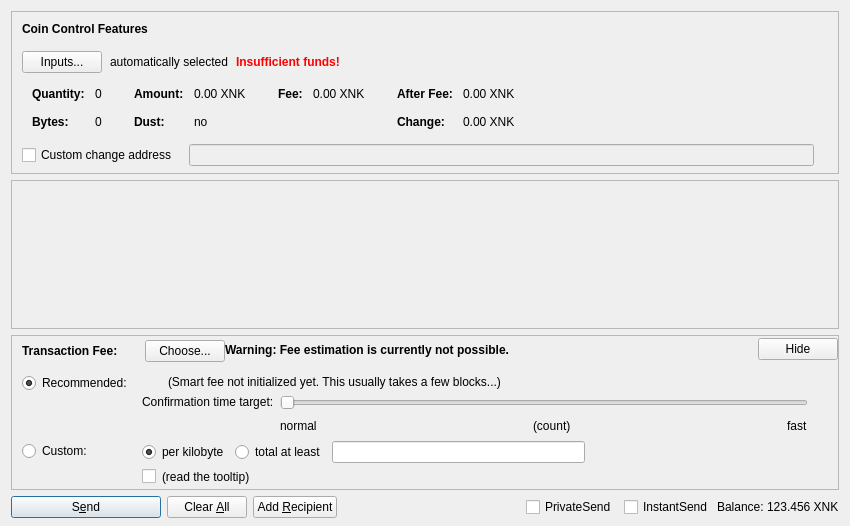
<?xml version="1.0" encoding="UTF-8"?>
<ui version="4.0">
 <class>SendCoinsDialog</class>
 <widget class="QDialog" name="SendCoinsDialog">
  <property name="geometry">
   <rect>
    <x>0</x>
    <y>0</y>
    <width>850</width>
    <height>526</height>
   </rect>
  </property>
  <property name="windowTitle">
   <string>Send Coins</string>
  </property>
  <layout class="QVBoxLayout" name="verticalLayout" stretch="0,1,0,0">
   <property name="bottomMargin">
    <number>8</number>
   </property>
   <item>
    <widget class="QFrame" name="frameCoinControl">
     <property name="sizePolicy">
      <sizepolicy hsizetype="Expanding" vsizetype="Expanding">
       <horstretch>0</horstretch>
       <verstretch>0</verstretch>
      </sizepolicy>
     </property>
     <property name="maximumSize">
      <size>
       <width>16777215</width>
       <height>16777215</height>
      </size>
     </property>
     <property name="frameShape">
      <enum>QFrame::StyledPanel</enum>
     </property>
     <property name="frameShadow">
      <enum>QFrame::Sunken</enum>
     </property>
     <layout class="QVBoxLayout" name="verticalLayoutCoinControl2">
      <property name="spacing">
       <number>0</number>
      </property>
      <property name="leftMargin">
       <number>0</number>
      </property>
      <property name="topMargin">
       <number>0</number>
      </property>
      <property name="rightMargin">
       <number>0</number>
      </property>
      <property name="bottomMargin">
       <number>6</number>
      </property>
      <item>
       <layout class="QVBoxLayout" name="verticalLayoutCoinControl" stretch="0,0,0,0,1">
        <property name="spacing">
         <number>0</number>
        </property>
        <property name="leftMargin">
         <number>10</number>
        </property>
        <property name="topMargin">
         <number>10</number>
        </property>
        <item>
         <layout class="QHBoxLayout" name="horizontalLayoutCoinControl1">
          <property name="bottomMargin">
           <number>15</number>
          </property>
          <item>
           <widget class="QLabel" name="labelCoinControlFeatures">
            <property name="sizePolicy">
             <sizepolicy hsizetype="Preferred" vsizetype="Maximum">
              <horstretch>0</horstretch>
              <verstretch>0</verstretch>
             </sizepolicy>
            </property>
            <property name="font">
             <font>
              <weight>75</weight>
              <bold>true</bold>
             </font>
            </property>
            <property name="styleSheet">
             <string notr="true">font-weight:bold;</string>
            </property>
            <property name="text">
             <string>Coin Control Features</string>
            </property>
           </widget>
          </item>
         </layout>
        </item>
        <item>
         <layout class="QHBoxLayout" name="horizontalLayoutCoinControl2" stretch="0,0,0,0">
          <property name="spacing">
           <number>8</number>
          </property>
          <property name="bottomMargin">
           <number>10</number>
          </property>
          <item>
           <widget class="QPushButton" name="pushButtonCoinControl">
            <property name="styleSheet">
             <string notr="true"/>
            </property>
            <property name="text">
             <string>Inputs...</string>
            </property>
            <property name="autoDefault">
             <bool>false</bool>
            </property>
           </widget>
          </item>
          <item>
           <widget class="QLabel" name="labelCoinControlAutomaticallySelected">
            <property name="text">
             <string>automatically selected</string>
            </property>
            <property name="margin">
             <number>5</number>
            </property>
           </widget>
          </item>
          <item>
           <widget class="QLabel" name="labelCoinControlInsuffFunds">
            <property name="font">
             <font>
              <weight>75</weight>
              <bold>true</bold>
             </font>
            </property>
            <property name="styleSheet">
             <string notr="true">color:red;font-weight:bold;</string>
            </property>
            <property name="text">
             <string>Insufficient funds!</string>
            </property>
            <property name="margin">
             <number>5</number>
            </property>
           </widget>
          </item>
          <item>
           <spacer name="horizontalSpacerCoinControl">
            <property name="orientation">
             <enum>Qt::Horizontal</enum>
            </property>
            <property name="sizeHint" stdset="0">
             <size>
              <width>40</width>
              <height>1</height>
             </size>
            </property>
           </spacer>
          </item>
         </layout>
        </item>
        <item>
         <widget class="QWidget" name="widgetCoinControl" native="true">
          <property name="sizePolicy">
           <sizepolicy hsizetype="Preferred" vsizetype="Preferred">
            <horstretch>0</horstretch>
            <verstretch>0</verstretch>
           </sizepolicy>
          </property>
          <property name="minimumSize">
           <size>
            <width>0</width>
            <height>0</height>
           </size>
          </property>
          <property name="styleSheet">
           <string notr="true"/>
          </property>
          <layout class="QHBoxLayout" name="horizontalLayoutCoinControl5">
           <property name="leftMargin">
            <number>0</number>
           </property>
           <property name="topMargin">
            <number>0</number>
           </property>
           <property name="rightMargin">
            <number>0</number>
           </property>
           <property name="bottomMargin">
            <number>0</number>
           </property>
           <item>
            <layout class="QHBoxLayout" name="horizontalLayoutCoinControl3" stretch="0,0,0,1">
             <property name="spacing">
              <number>20</number>
             </property>
             <property name="topMargin">
              <number>0</number>
             </property>
             <property name="bottomMargin">
              <number>10</number>
             </property>
             <item>
              <layout class="QFormLayout" name="formLayoutCoinControl1">
               <property name="horizontalSpacing">
                <number>10</number>
               </property>
               <property name="verticalSpacing">
                <number>14</number>
               </property>
               <property name="leftMargin">
                <number>10</number>
               </property>
               <property name="topMargin">
                <number>4</number>
               </property>
               <property name="rightMargin">
                <number>6</number>
               </property>
               <item row="0" column="0">
                <widget class="QLabel" name="labelCoinControlQuantityText">
                 <property name="font">
                  <font>
                   <weight>75</weight>
                   <bold>true</bold>
                  </font>
                 </property>
                 <property name="text">
                  <string>Quantity:</string>
                 </property>
                 <property name="margin">
                  <number>0</number>
                 </property>
                </widget>
               </item>
               <item row="0" column="1">
                <widget class="QLabel" name="labelCoinControlQuantity">
                 <property name="cursor">
                  <cursorShape>IBeamCursor</cursorShape>
                 </property>
                 <property name="contextMenuPolicy">
                  <enum>Qt::ActionsContextMenu</enum>
                 </property>
                 <property name="text">
                  <string notr="true">0</string>
                 </property>
                 <property name="margin">
                  <number>0</number>
                 </property>
                 <property name="textInteractionFlags">
                  <set>Qt::LinksAccessibleByMouse|Qt::TextSelectableByKeyboard|Qt::TextSelectableByMouse</set>
                 </property>
                </widget>
               </item>
               <item row="1" column="0">
                <widget class="QLabel" name="labelCoinControlBytesText">
                 <property name="font">
                  <font>
                   <weight>75</weight>
                   <bold>true</bold>
                  </font>
                 </property>
                 <property name="text">
                  <string>Bytes:</string>
                 </property>
                </widget>
               </item>
               <item row="1" column="1">
                <widget class="QLabel" name="labelCoinControlBytes">
                 <property name="cursor">
                  <cursorShape>IBeamCursor</cursorShape>
                 </property>
                 <property name="contextMenuPolicy">
                  <enum>Qt::ActionsContextMenu</enum>
                 </property>
                 <property name="text">
                  <string notr="true">0</string>
                 </property>
                 <property name="textInteractionFlags">
                  <set>Qt::LinksAccessibleByMouse|Qt::TextSelectableByKeyboard|Qt::TextSelectableByMouse</set>
                 </property>
                </widget>
               </item>
              </layout>
             </item>
             <item>
              <layout class="QFormLayout" name="formLayoutCoinControl2">
               <property name="horizontalSpacing">
                <number>10</number>
               </property>
               <property name="verticalSpacing">
                <number>14</number>
               </property>
               <property name="leftMargin">
                <number>6</number>
               </property>
               <property name="topMargin">
                <number>4</number>
               </property>
               <property name="rightMargin">
                <number>6</number>
               </property>
               <item row="0" column="0">
                <widget class="QLabel" name="labelCoinControlAmountText">
                 <property name="font">
                  <font>
                   <weight>75</weight>
                   <bold>true</bold>
                  </font>
                 </property>
                 <property name="text">
                  <string>Amount:</string>
                 </property>
                 <property name="margin">
                  <number>0</number>
                 </property>
                </widget>
               </item>
               <item row="0" column="1">
                <widget class="QLabel" name="labelCoinControlAmount">
                 <property name="cursor">
                  <cursorShape>IBeamCursor</cursorShape>
                 </property>
                 <property name="contextMenuPolicy">
                  <enum>Qt::ActionsContextMenu</enum>
                 </property>
                 <property name="text">
                  <string notr="true">0.00 XNK</string>
                 </property>
                 <property name="textInteractionFlags">
                  <set>Qt::LinksAccessibleByMouse|Qt::TextSelectableByKeyboard|Qt::TextSelectableByMouse</set>
                 </property>
                </widget>
               </item>
               <item row="1" column="0">
                <widget class="QLabel" name="labelCoinControlLowOutputText">
                 <property name="font">
                  <font>
                   <weight>75</weight>
                   <bold>true</bold>
                  </font>
                 </property>
                 <property name="text">
                  <string>Dust:</string>
                 </property>
                </widget>
               </item>
               <item row="1" column="1">
                <widget class="QLabel" name="labelCoinControlLowOutput">
                 <property name="cursor">
                  <cursorShape>IBeamCursor</cursorShape>
                 </property>
                 <property name="contextMenuPolicy">
                  <enum>Qt::ActionsContextMenu</enum>
                 </property>
                 <property name="text">
                  <string notr="true">no</string>
                 </property>
                 <property name="textInteractionFlags">
                  <set>Qt::LinksAccessibleByMouse|Qt::TextSelectableByKeyboard|Qt::TextSelectableByMouse</set>
                 </property>
                </widget>
               </item>
              </layout>
             </item>
             <item>
              <layout class="QFormLayout" name="formLayoutCoinControl3">
               <property name="horizontalSpacing">
                <number>10</number>
               </property>
               <property name="verticalSpacing">
                <number>14</number>
               </property>
               <property name="leftMargin">
                <number>6</number>
               </property>
               <property name="topMargin">
                <number>4</number>
               </property>
               <property name="rightMargin">
                <number>6</number>
               </property>
               <item row="0" column="0">
                <widget class="QLabel" name="labelCoinControlFeeText">
                 <property name="font">
                  <font>
                   <weight>75</weight>
                   <bold>true</bold>
                  </font>
                 </property>
                 <property name="text">
                  <string>Fee:</string>
                 </property>
                 <property name="margin">
                  <number>0</number>
                 </property>
                </widget>
               </item>
               <item row="0" column="1">
                <widget class="QLabel" name="labelCoinControlFee">
                 <property name="cursor">
                  <cursorShape>IBeamCursor</cursorShape>
                 </property>
                 <property name="contextMenuPolicy">
                  <enum>Qt::ActionsContextMenu</enum>
                 </property>
                 <property name="text">
                  <string notr="true">0.00 XNK</string>
                 </property>
                 <property name="textInteractionFlags">
                  <set>Qt::LinksAccessibleByMouse|Qt::TextSelectableByKeyboard|Qt::TextSelectableByMouse</set>
                 </property>
                </widget>
               </item>
              </layout>
             </item>
             <item>
              <layout class="QFormLayout" name="formLayoutCoinControl4">
               <property name="horizontalSpacing">
                <number>10</number>
               </property>
               <property name="verticalSpacing">
                <number>14</number>
               </property>
               <property name="leftMargin">
                <number>6</number>
               </property>
               <property name="topMargin">
                <number>4</number>
               </property>
               <property name="rightMargin">
                <number>6</number>
               </property>
               <item row="0" column="0">
                <widget class="QLabel" name="labelCoinControlAfterFeeText">
                 <property name="font">
                  <font>
                   <weight>75</weight>
                   <bold>true</bold>
                  </font>
                 </property>
                 <property name="text">
                  <string>After Fee:</string>
                 </property>
                 <property name="margin">
                  <number>0</number>
                 </property>
                </widget>
               </item>
               <item row="0" column="1">
                <widget class="QLabel" name="labelCoinControlAfterFee">
                 <property name="cursor">
                  <cursorShape>IBeamCursor</cursorShape>
                 </property>
                 <property name="contextMenuPolicy">
                  <enum>Qt::ActionsContextMenu</enum>
                 </property>
                 <property name="text">
                  <string notr="true">0.00 XNK</string>
                 </property>
                 <property name="textInteractionFlags">
                  <set>Qt::LinksAccessibleByMouse|Qt::TextSelectableByKeyboard|Qt::TextSelectableByMouse</set>
                 </property>
                </widget>
               </item>
               <item row="1" column="0">
                <widget class="QLabel" name="labelCoinControlChangeText">
                 <property name="font">
                  <font>
                   <weight>75</weight>
                   <bold>true</bold>
                  </font>
                 </property>
                 <property name="text">
                  <string>Change:</string>
                 </property>
                </widget>
               </item>
               <item row="1" column="1">
                <widget class="QLabel" name="labelCoinControlChange">
                 <property name="cursor">
                  <cursorShape>IBeamCursor</cursorShape>
                 </property>
                 <property name="contextMenuPolicy">
                  <enum>Qt::ActionsContextMenu</enum>
                 </property>
                 <property name="text">
                  <string notr="true">0.00 XNK</string>
                 </property>
                 <property name="textInteractionFlags">
                  <set>Qt::LinksAccessibleByMouse|Qt::TextSelectableByKeyboard|Qt::TextSelectableByMouse</set>
                 </property>
                </widget>
               </item>
              </layout>
             </item>
            </layout>
           </item>
          </layout>
         </widget>
        </item>
        <item>
         <layout class="QHBoxLayout" name="horizontalLayoutCoinControl4" stretch="0,0,0">
          <property name="spacing">
           <number>12</number>
          </property>
          <property name="sizeConstraint">
           <enum>QLayout::SetDefaultConstraint</enum>
          </property>
          <property name="topMargin">
           <number>5</number>
          </property>
          <property name="rightMargin">
           <number>5</number>
          </property>
          <item>
           <widget class="QCheckBox" name="checkBoxCoinControlChange">
            <property name="toolTip">
             <string>If this is activated, but the change address is empty or invalid, change will be sent to a newly generated address.</string>
            </property>
            <property name="text">
             <string>Custom change address</string>
            </property>
           </widget>
          </item>
          <item>
           <widget class="QValidatedLineEdit" name="lineEditCoinControlChange">
            <property name="enabled">
             <bool>false</bool>
            </property>
            <property name="sizePolicy">
             <sizepolicy hsizetype="Expanding" vsizetype="Fixed">
              <horstretch>0</horstretch>
              <verstretch>0</verstretch>
             </sizepolicy>
            </property>
           </widget>
          </item>
          <item>
           <widget class="QLabel" name="labelCoinControlChangeLabel">
            <property name="sizePolicy">
             <sizepolicy hsizetype="Preferred" vsizetype="Expanding">
              <horstretch>0</horstretch>
              <verstretch>0</verstretch>
             </sizepolicy>
            </property>
            <property name="minimumSize">
             <size>
              <width>0</width>
              <height>0</height>
             </size>
            </property>
            <property name="text">
             <string/>
            </property>
            <property name="margin">
             <number>3</number>
            </property>
           </widget>
          </item>
         </layout>
        </item>
        <item>
         <spacer name="verticalSpacerCoinControl">
          <property name="orientation">
           <enum>Qt::Vertical</enum>
          </property>
          <property name="sizeHint" stdset="0">
           <size>
            <width>800</width>
            <height>1</height>
           </size>
          </property>
         </spacer>
        </item>
       </layout>
      </item>
     </layout>
    </widget>
   </item>
   <item>
    <widget class="QScrollArea" name="scrollArea">
     <property name="widgetResizable">
      <bool>true</bool>
     </property>
     <widget class="QWidget" name="scrollAreaWidgetContents">
      <property name="geometry">
       <rect>
        <x>0</x>
        <y>0</y>
        <width>830</width>
        <height>104</height>
       </rect>
      </property>
      <layout class="QVBoxLayout" name="verticalLayout_2" stretch="0,1">
       <property name="leftMargin">
        <number>0</number>
       </property>
       <property name="topMargin">
        <number>0</number>
       </property>
       <property name="rightMargin">
        <number>0</number>
       </property>
       <property name="bottomMargin">
        <number>0</number>
       </property>
       <item>
        <layout class="QVBoxLayout" name="entries">
         <property name="spacing">
          <number>6</number>
         </property>
        </layout>
       </item>
       <item>
        <spacer name="verticalSpacer">
         <property name="orientation">
          <enum>Qt::Vertical</enum>
         </property>
         <property name="sizeHint" stdset="0">
          <size>
           <width>20</width>
           <height>40</height>
          </size>
         </property>
        </spacer>
       </item>
      </layout>
     </widget>
    </widget>
   </item>
   <item>
    <widget class="QFrame" name="frameFee">
     <property name="sizePolicy">
      <sizepolicy hsizetype="Expanding" vsizetype="Expanding">
       <horstretch>0</horstretch>
       <verstretch>0</verstretch>
      </sizepolicy>
     </property>
     <property name="maximumSize">
      <size>
       <width>16777215</width>
       <height>16777215</height>
      </size>
     </property>
     <property name="frameShape">
      <enum>QFrame::StyledPanel</enum>
     </property>
     <property name="frameShadow">
      <enum>QFrame::Sunken</enum>
     </property>
     <layout class="QVBoxLayout" name="verticalLayoutFee1">
      <property name="spacing">
       <number>0</number>
      </property>
      <property name="leftMargin">
       <number>0</number>
      </property>
      <property name="topMargin">
       <number>0</number>
      </property>
      <property name="rightMargin">
       <number>0</number>
      </property>
      <property name="bottomMargin">
       <number>0</number>
      </property>
      <item>
       <layout class="QVBoxLayout" name="verticalLayoutFee2" stretch="0,0,0">
        <property name="spacing">
         <number>0</number>
        </property>
        <property name="leftMargin">
         <number>10</number>
        </property>
        <property name="topMargin">
         <number>0</number>
        </property>
        <item>
         <layout class="QHBoxLayout" name="horizontalLayoutFee1">
          <property name="bottomMargin">
           <number>0</number>
          </property>
          <item>
           <layout class="QVBoxLayout" name="verticalLayoutFee7">
            <property name="spacing">
             <number>0</number>
            </property>
            <item>
             <spacer name="verticalSpacerSmartFee">
              <property name="orientation">
               <enum>Qt::Vertical</enum>
              </property>
              <property name="sizeType">
               <enum>QSizePolicy::Fixed</enum>
              </property>
              <property name="sizeHint" stdset="0">
               <size>
                <width>1</width>
                <height>4</height>
               </size>
              </property>
             </spacer>
            </item>
            <item>
             <layout class="QHBoxLayout" name="horizontalLayoutSmartFee">
              <property name="spacing">
               <number>10</number>
              </property>
              <item>
               <widget class="QLabel" name="labelFeeHeadline">
                <property name="sizePolicy">
                 <sizepolicy hsizetype="Preferred" vsizetype="Maximum">
                  <horstretch>0</horstretch>
                  <verstretch>0</verstretch>
                 </sizepolicy>
                </property>
                <property name="font">
                 <font>
                  <weight>75</weight>
                  <bold>true</bold>
                 </font>
                </property>
                <property name="styleSheet">
                 <string notr="true">font-weight:bold;</string>
                </property>
                <property name="text">
                 <string>Transaction Fee:</string>
                </property>
               </widget>
              </item>
              <item>
               <widget class="QLabel" name="labelFeeMinimized">
                <property name="text">
                 <string/>
                </property>
               </widget>
              </item>
              <item>
               <widget class="QPushButton" name="buttonChooseFee">
                <property name="text">
                 <string>Choose...</string>
                </property>
               </widget>
              </item>
             </layout>
            </item>
            <item>
             <spacer name="verticalSpacer_5">
              <property name="orientation">
               <enum>Qt::Vertical</enum>
              </property>
              <property name="sizeHint" stdset="0">
               <size>
                <width>1</width>
                <height>1</height>
               </size>
              </property>
             </spacer>
            </item>
           </layout>
          </item>
          <item>
           <widget class="QLabel" name="fallbackFeeWarningLabel">
            <property name="toolTip">
             <string>Using the fallbackfee can result in sending a transaction that will take several hours or days (or never) to confirm. Consider choosing your fee manually or wait until your have validated the complete chain.</string>
            </property>
            <property name="font">
            <font>
                <weight>75</weight>
                <bold>true</bold>
            </font>
            </property>
            <property name="text">
             <string>Warning: Fee estimation is currently not possible.</string>
            </property>
            <property name="wordWrap">
             <bool>false</bool>
            </property>
           </widget>
          </item>
          <item>
           <spacer name="horizontalSpacer_4">
            <property name="orientation">
             <enum>Qt::Horizontal</enum>
            </property>
            <property name="sizeType">
             <enum>QSizePolicy::MinimumExpanding</enum>
            </property>
            <property name="sizeHint" stdset="0">
             <size>
              <width>40</width>
              <height>20</height>
             </size>
            </property>
           </spacer>
          </item>
          <item>
           <widget class="QPushButton" name="buttonMinimizeFee">
            <property name="toolTip">
             <string>collapse fee-settings</string>
            </property>
            <property name="text">
             <string>Hide</string>
            </property>
           </widget>
          </item>
         </layout>
        </item>
        <item>
         <widget class="QFrame" name="frameFeeSelection">
          <layout class="QVBoxLayout" name="verticalLayoutFee12">
           <property name="spacing">
            <number>0</number>
           </property>
           <property name="leftMargin">
            <number>0</number>
           </property>
           <property name="topMargin">
            <number>0</number>
           </property>
           <property name="rightMargin">
            <number>0</number>
           </property>
           <property name="bottomMargin">
            <number>0</number>
           </property>
           <item>
            <layout class="QGridLayout" name="gridLayoutFee">
             <property name="topMargin">
              <number>10</number>
             </property>
             <property name="bottomMargin">
              <number>4</number>
             </property>
             <property name="horizontalSpacing">
              <number>10</number>
             </property>
             <property name="verticalSpacing">
              <number>4</number>
             </property>
             <item row="1" column="1">
              <layout class="QVBoxLayout" name="verticalLayoutFee8">
               <property name="spacing">
                <number>6</number>
               </property>
               <item>
                <layout class="QHBoxLayout" name="horizontalLayoutFee13">
                 <item>
                  <widget class="QRadioButton" name="radioCustomPerKilobyte">
                   <property name="toolTip">
                    <string>If the custom fee is set to 1000 Encochi and the transaction is only 250 bytes, then &quot;per kilobyte&quot; only pays 250 Encochi in fee,&lt;br /&gt;while &quot;at least&quot; pays 1000 Encochi. For transactions bigger than a kilobyte both pay by kilobyte.</string>
                   </property>
                   <property name="text">
                    <string>per kilobyte</string>
                   </property>
                   <property name="checked">
                    <bool>true</bool>
                   </property>
                   <attribute name="buttonGroup">
                    <string notr="true">groupCustomFee</string>
                   </attribute>
                  </widget>
                 </item>
                 <item>
                  <widget class="QRadioButton" name="radioCustomAtLeast">
                   <property name="toolTip">
                    <string>If the custom fee is set to 1000 Encochi and the transaction is only 250 bytes, then &quot;per kilobyte&quot; only pays 250 Encochi in fee,&lt;br /&gt;while &quot;total at least&quot; pays 1000 Encochi. For transactions bigger than a kilobyte both pay by kilobyte.</string>
                   </property>
                   <property name="text">
                    <string>total at least</string>
                   </property>
                   <attribute name="buttonGroup">
                    <string notr="true">groupCustomFee</string>
                   </attribute>
                  </widget>
                 </item>
                 <item>
                  <widget class="BitcoinAmountField" name="customFee"/>
                 </item>
                 <item>
                  <spacer name="horizontalSpacer_6">
                   <property name="orientation">
                    <enum>Qt::Horizontal</enum>
                   </property>
                   <property name="sizeHint" stdset="0">
                    <size>
                     <width>1</width>
                     <height>1</height>
                    </size>
                   </property>
                  </spacer>
                 </item>
                </layout>
               </item>
               <item>
                <layout class="QHBoxLayout" name="horizontalLayoutFee8">
                 <item>
                  <widget class="QCheckBox" name="checkBoxMinimumFee">
                   <property name="toolTip">
                    <string>Paying only the minimum fee is just fine as long as there is less transaction volume than space in the blocks.&lt;br /&gt;But be aware that this can end up in a never confirming transaction once there is more demand for encocoin transactions than the network can process.</string>
                   </property>
                   <property name="text">
                    <string/>
                   </property>
                  </widget>
                 </item>
                 <item>
                  <widget class="QLabel" name="labelMinFeeWarning">
                   <property name="enabled">
                    <bool>true</bool>
                   </property>
                   <property name="toolTip">
                    <string>Paying only the minimum fee is just fine as long as there is less transaction volume than space in the blocks.&lt;br /&gt;But be aware that this can end up in a never confirming transaction once there is more demand for encocoin transactions than the network can process.</string>
                   </property>
                   <property name="text">
                    <string>(read the tooltip)</string>
                   </property>
                   <property name="margin">
                    <number>5</number>
                   </property>
                  </widget>
                 </item>
                 <item>
                  <spacer name="horizontalSpacer_2">
                   <property name="orientation">
                    <enum>Qt::Horizontal</enum>
                   </property>
                   <property name="sizeHint" stdset="0">
                    <size>
                     <width>1</width>
                     <height>1</height>
                    </size>
                   </property>
                  </spacer>
                 </item>
                </layout>
               </item>
              </layout>
             </item>
             <item row="0" column="0">
              <layout class="QVBoxLayout" name="verticalLayoutFee4" stretch="0,1">
               <item>
                <widget class="QRadioButton" name="radioSmartFee">
                 <property name="text">
                  <string>Recommended:</string>
                 </property>
                 <property name="checked">
                  <bool>true</bool>
                 </property>
                 <attribute name="buttonGroup">
                  <string notr="true">groupFee</string>
                 </attribute>
                </widget>
               </item>
               <item>
                <spacer name="verticalSpacer_2">
                 <property name="orientation">
                  <enum>Qt::Vertical</enum>
                 </property>
                 <property name="sizeHint" stdset="0">
                  <size>
                   <width>1</width>
                   <height>1</height>
                  </size>
                 </property>
                </spacer>
               </item>
              </layout>
             </item>
             <item row="1" column="0">
              <layout class="QVBoxLayout" name="verticalLayoutFee9" stretch="0,1">
               <item>
                <widget class="QRadioButton" name="radioCustomFee">
                 <property name="text">
                  <string>Custom:</string>
                 </property>
                 <attribute name="buttonGroup">
                  <string notr="true">groupFee</string>
                 </attribute>
                </widget>
               </item>
               <item>
                <spacer name="verticalSpacer_6">
                 <property name="orientation">
                  <enum>Qt::Vertical</enum>
                 </property>
                 <property name="sizeHint" stdset="0">
                  <size>
                   <width>1</width>
                   <height>1</height>
                  </size>
                 </property>
                </spacer>
               </item>
              </layout>
             </item>
             <item row="0" column="1">
              <layout class="QVBoxLayout" name="verticalLayoutFee3" stretch="0,0,1">
               <property name="spacing">
                <number>6</number>
               </property>
               <property name="topMargin">
                <number>2</number>
               </property>
               <item>
                <layout class="QHBoxLayout" name="horizontalLayoutFee12">
                 <item>
                  <widget class="QLabel" name="labelSmartFee">
                   <property name="text">
                    <string/>
                   </property>
                   <property name="margin">
                    <number>2</number>
                   </property>
                  </widget>
                 </item>
                 <item>
                  <widget class="QLabel" name="labelFeeEstimation">
                   <property name="text">
                    <string/>
                   </property>
                  </widget>
                 </item>
                 <item>
                  <widget class="QLabel" name="labelSmartFee2">
                   <property name="text">
                    <string>(Smart fee not initialized yet. This usually takes a few blocks...)</string>
                   </property>
                   <property name="margin">
                    <number>2</number>
                   </property>
                  </widget>
                 </item>
                 <item>
                  <spacer name="horizontalSpacer_5">
                   <property name="orientation">
                    <enum>Qt::Horizontal</enum>
                   </property>
                   <property name="sizeHint" stdset="0">
                    <size>
                     <width>1</width>
                     <height>1</height>
                    </size>
                   </property>
                  </spacer>
                 </item>
                </layout>
               </item>
               <item>
                <layout class="QHBoxLayout" name="horizontalLayoutFee9">
                 <item>
                  <layout class="QVBoxLayout" name="verticalLayoutFee6">
                   <item>
                    <widget class="QLabel" name="labelSmartFee3">
                     <property name="text">
                      <string>Confirmation time target:</string>
                     </property>
                     <property name="margin">
                      <number>2</number>
                     </property>
                    </widget>
                   </item>
                   <item>
                    <spacer name="verticalSpacer_3">
                     <property name="orientation">
                      <enum>Qt::Vertical</enum>
                     </property>
                     <property name="sizeHint" stdset="0">
                      <size>
                       <width>1</width>
                       <height>1</height>
                      </size>
                     </property>
                    </spacer>
                   </item>
                  </layout>
                 </item>
                 <item>
                  <layout class="QVBoxLayout" name="verticalLayoutFee5">
                   <property name="rightMargin">
                    <number>30</number>
                   </property>
                   <item>
                    <widget class="QSlider" name="sliderSmartFee">
                     <property name="minimum">
                      <number>0</number>
                     </property>
                     <property name="maximum">
                      <number>23</number>
                     </property>
                     <property name="pageStep">
                      <number>1</number>
                     </property>
                     <property name="value">
                      <number>0</number>
                     </property>
                     <property name="orientation">
                      <enum>Qt::Horizontal</enum>
                     </property>
                     <property name="invertedAppearance">
                      <bool>false</bool>
                     </property>
                     <property name="invertedControls">
                      <bool>false</bool>
                     </property>
                     <property name="tickPosition">
                      <enum>QSlider::NoTicks</enum>
                     </property>
                    </widget>
                   </item>
                   <item>
                    <layout class="QHBoxLayout" name="horizontalLayoutFee10">
                     <item>
                      <widget class="QLabel" name="labelSmartFeeNormal">
                       <property name="text">
                        <string>normal</string>
                       </property>
                      </widget>
                     </item>
                     <item>
                      <spacer name="horizontalSpacer_7">
                       <property name="orientation">
                        <enum>Qt::Horizontal</enum>
                       </property>
                       <property name="sizeHint" stdset="0">
                        <size>
                         <width>40</width>
                         <height>20</height>
                        </size>
                       </property>
                      </spacer>
                     </item>
                     <item>
                      <widget class="QLabel" name="confirmationTargetLabel">
                       <property name="text">
                        <string notr="true">(count)</string>
                       </property>
                      </widget>
                     </item>
                     <item>
                      <spacer name="horizontalSpacer_3">
                       <property name="orientation">
                        <enum>Qt::Horizontal</enum>
                       </property>
                       <property name="sizeHint" stdset="0">
                        <size>
                         <width>40</width>
                         <height>20</height>
                        </size>
                       </property>
                      </spacer>
                     </item>
                     <item>
                      <widget class="QLabel" name="labelSmartFeeFast">
                       <property name="text">
                        <string>fast</string>
                       </property>
                      </widget>
                     </item>
                    </layout>
                   </item>
                  </layout>
                 </item>
                </layout>
               </item>
               <item>
                <spacer name="verticalSpacer_4">
                 <property name="orientation">
                  <enum>Qt::Vertical</enum>
                 </property>
                 <property name="sizeHint" stdset="0">
                  <size>
                   <width>1</width>
                   <height>1</height>
                  </size>
                 </property>
                </spacer>
               </item>
              </layout>
             </item>
            </layout>
           </item>
          </layout>
         </widget>
        </item>
        <item>
         <spacer name="verticalSpacerFee">
          <property name="orientation">
           <enum>Qt::Vertical</enum>
          </property>
          <property name="sizeHint" stdset="0">
           <size>
            <width>800</width>
            <height>1</height>
           </size>
          </property>
         </spacer>
        </item>
       </layout>
      </item>
     </layout>
    </widget>
   </item>
   <item>
    <layout class="QHBoxLayout" name="horizontalLayout">
     <item>
      <widget class="QPushButton" name="sendButton">
       <property name="minimumSize">
        <size>
         <width>150</width>
         <height>0</height>
        </size>
       </property>
       <property name="toolTip">
        <string>Confirm the send action</string>
       </property>
       <property name="text">
        <string>S&amp;end</string>
       </property>
       <property name="autoDefault">
        <bool>false</bool>
       </property>
       <property name="default">
        <bool>true</bool>
       </property>
      </widget>
     </item>
     <item>
      <widget class="QPushButton" name="clearButton">
       <property name="sizePolicy">
        <sizepolicy hsizetype="Minimum" vsizetype="Fixed">
         <horstretch>0</horstretch>
         <verstretch>0</verstretch>
        </sizepolicy>
       </property>
       <property name="toolTip">
        <string>Clear all fields of the form.</string>
       </property>
       <property name="text">
        <string>Clear &amp;All</string>
       </property>
       <property name="autoDefault">
        <bool>false</bool>
       </property>
      </widget>
     </item>
     <item>
      <widget class="QPushButton" name="addButton">
       <property name="toolTip">
        <string>Send to multiple recipients at once</string>
       </property>
       <property name="text">
        <string>Add &amp;Recipient</string>
       </property>
       <property name="autoDefault">
        <bool>false</bool>
       </property>
      </widget>
     </item>
     <item>
      <spacer name="horizontalSpacer">
       <property name="orientation">
        <enum>Qt::Horizontal</enum>
       </property>
       <property name="sizeHint" stdset="0">
        <size>
         <width>40</width>
         <height>20</height>
        </size>
       </property>
      </spacer>
     </item>
     <item>
      <layout class="QHBoxLayout" name="horizontalLayout_2">
       <property name="spacing">
        <number>3</number>
       </property>
       <item>
        <widget class="QCheckBox" name="checkUsePrivateSend">
         <property name="minimumSize">
          <size>
           <width>95</width>
           <height>0</height>
          </size>
         </property>
         <property name="text">
          <string>PrivateSend</string>
         </property>
         <property name="checked">
          <bool>false</bool>
         </property>
        </widget>
       </item>
       <item>
        <widget class="QCheckBox" name="checkUseInstantSend">
         <property name="enabled">
          <bool>true</bool>
         </property>
         <property name="minimumSize">
          <size>
           <width>85</width>
           <height>0</height>
          </size>
         </property>
         <property name="text">
          <string>InstantSend</string>
         </property>
        </widget>
       </item>
       <item>
        <widget class="QLabel" name="label">
         <property name="text">
          <string>Balance:</string>
         </property>
        </widget>
       </item>
       <item>
        <widget class="QLabel" name="labelBalance">
         <property name="sizePolicy">
          <sizepolicy hsizetype="Preferred" vsizetype="Fixed">
           <horstretch>0</horstretch>
           <verstretch>0</verstretch>
          </sizepolicy>
         </property>
         <property name="cursor">
          <cursorShape>IBeamCursor</cursorShape>
         </property>
         <property name="text">
          <string notr="true">123.456 XNK</string>
         </property>
         <property name="textInteractionFlags">
          <set>Qt::LinksAccessibleByMouse|Qt::TextSelectableByKeyboard|Qt::TextSelectableByMouse</set>
         </property>
        </widget>
       </item>
      </layout>
     </item>
    </layout>
   </item>
  </layout>
 </widget>
 <customwidgets>
  <customwidget>
   <class>QValidatedLineEdit</class>
   <extends>QLineEdit</extends>
   <header>qvalidatedlineedit.h</header>
  </customwidget>
  <customwidget>
   <class>BitcoinAmountField</class>
   <extends>QLineEdit</extends>
   <header>bitcoinamountfield.h</header>
   <container>1</container>
  </customwidget>
 </customwidgets>
 <resources>
  <include location="../encocoin.qrc"/>
 </resources>
 <connections/>
 <buttongroups>
  <buttongroup name="groupCustomFee"/>
  <buttongroup name="groupFee"/>
 </buttongroups>
</ui>
